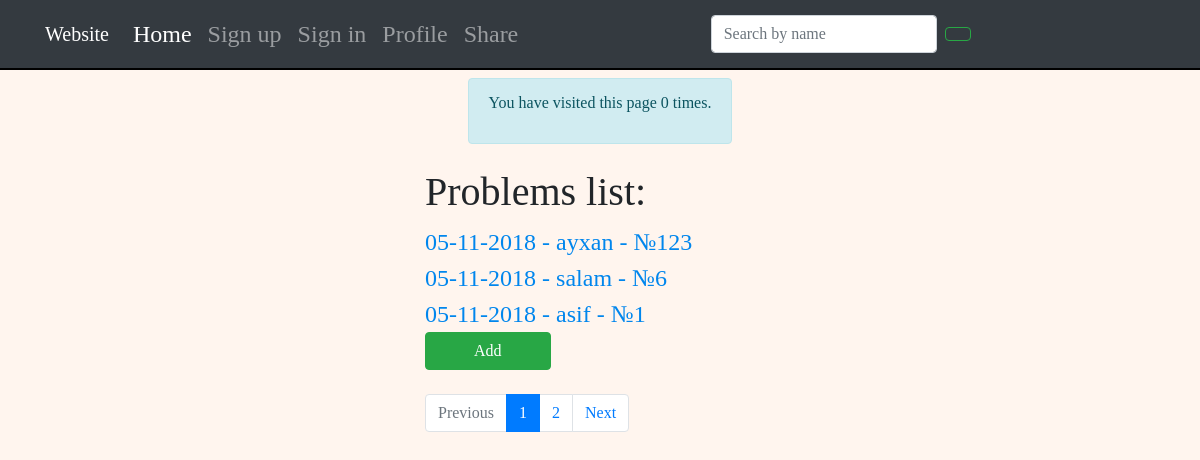
/share/, run on an earlier commit of the app's database.
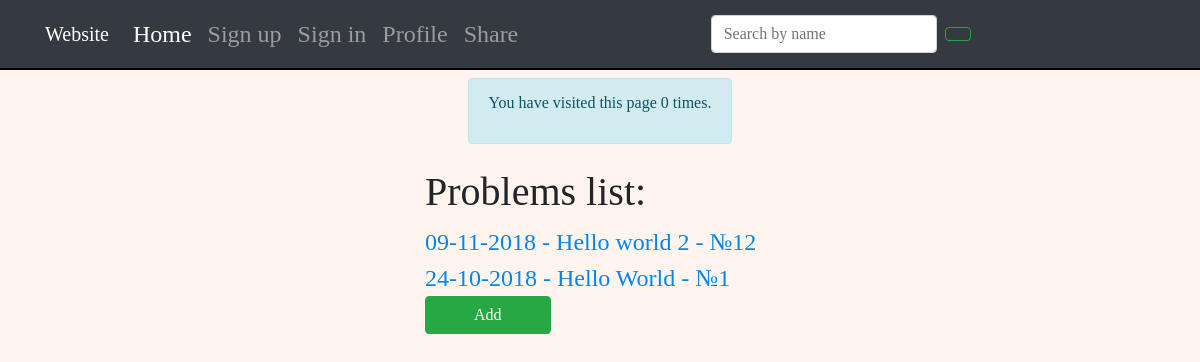
And on a later commit of the database.
### Share/models.py (models this page shows, shortened)
class Code(models.Model):
    title = models.CharField(max_length=250, default=" ")
    date = models.DateTimeField(auto_now=True)
    number = models.IntegerField(help_text="Number of exercise on E-Olymp", default=0)

### Share/views.py (the view)
def show_code(request):
    search_query = request.GET.get('search', '')
    if search_query:
        all_codes_previous = Code.objects.filter(title__icontains=search_query)
    else:
        all_codes_previous = Code.objects.all().order_by('-date')
    page = request.GET.get('page', 1)
    paginator = Paginator(all_codes_previous, 3)
    try:
        all_codes = paginator.page(page)
    except PageNotAnInteger:
        all_codes = paginator.page(1)
    except EmptyPage:
        all_codes = paginator.page(paginator.num_pages)
    num_of_visits = request.session.get('num_of_visits', 0)
    request.session['num_of_visits'] = num_of_visits + 1
    context = {'all_codes': all_codes, 'num_of_visits': num_of_visits}
    return render(request, 'share/share.html', context)

### Share/templates/share/share.html (shortened to what this page needs)
{% extends "personal/header.html" %}
{% load staticfiles %}
{% load icons %}
    {% block style %}
        <link rel="stylesheet" href="{% static 'personal/css/style.css' %}">
    {% endblock style %}
{%  block content %}
    <div class="container">
        <div class="row justify-content-md-center my-2">
                    <div class="alert alert-info" role="alert">
                        <p>You have visited this page {{ num_of_visits }}{% if num_visits == 1 %} time{% else %} times{% endif %}.</p>
                    </div>
        </div>
            <div class="row">
                <div class="col"></div>
                    <div class="col-md-8">
                        <h1>Problems list:</h1>
                            <div class="parsed">
                                {% for code in all_codes %}
                                    <a href=" {{ code.id }}"> {{ code.date|date:"d-m-Y" }} - {{ code.title }}  - №{{ code.number }}</a>
                                    <br>
                                {% endfor %}
                            </div>
                        <form method="post" action="{% url 'Share:AddExercise' %}">
                            <button class="btn btn-success px-5">Add</button>
                        </form>
                        <br>
                        {% if all_codes.has_other_pages %}
                            <ul class="pagination pagination-md">
                                {% if all_codes.has_previous %}
                                    <li class="page-item">
                                        <a class="page-link" href="?page={{ all_codes.previous_page_number }}" tabindex="-1">Previous</a>
                                    </li>
                                {% else %}
                                    <li class="page-item disabled">
                                        <a class="page-link" href="#" tabindex="-1">Previous</a>
                                    </li>
                                {% endif %}
                                {% for i in all_codes.paginator.page_range %}
                                    {% if all_codes.number == i %}
                                        <li class="page-item active">
                                            <a class="page-link" >{{ i }} <span class="sr-only">(current)</span></a>
                                        </li>
                                    {% else %}
                                         <li class="page-item"><a class="page-link" href="?page={{ i }}">{{ i }}</a></li>
                                    {% endif %}
                                {% endfor %}
                                {% if all_codes.has_next %}
                                    <li class="page-item">
                                        <a class="page-link" href="?page={{ all_codes.next_page_number }}" tabindex="-1">Next</a>
                                    </li>
                                {% else %}
                                    <li class="page-item disabled">
                                        <a class="page-link" href="#" tabindex="-1">Next</a>
                                    </li>
                                {% endif %}
                            </ul>
                        {% endif %}
                    </div>
            </div>
    </div>
{% endblock %}

### personal/templates/personal/header.html (shortened to what this page needs)
{% load icons %}
<!DOCTYPE html>
<html lang="en">
<head>
    {% load staticfiles %}
    <link rel="stylesheet" href="{% static 'personal/css/bootstrap.min.css' %}">
    <link rel="stylesheet" href="https://cdnjs.cloudflare.com/ajax/libs/font-awesome/4.7.0/css/font-awesome.min.css">
    {% block style %}{% endblock style %}
</head>
<body class="header_body" style="background-color:#FFF5EE;font-family:Verdana;">
<nav id="header_nav" class="navbar navbar-expand-lg navbar-dark bg-dark">
    <div class="container">
        <a class="navbar-brand" href="{% url 'personal:HomeForm' %}">Website</a>
        <div class="collapse navbar-collapse" id="navbarNavAltMarkup">
            <div class="navbar-nav" style="font-family:Verdana;">
                <a class="nav-item nav-link active" href="{% url 'personal:HomeForm' %}">Home <span class="sr-only">(current)</span></a>
                <a class="nav-item nav-link" href="{% url 'accounts:register' %}">Sign up</a>
                <a class="nav-item nav-link" href={% url 'accounts:login' %}>Sign in</a>
                <a class="nav-item nav-link" href={% url 'accounts:profile' %}>Profile</a>
                <a class="nav-item nav-link" href={% url 'Share:show_code' %}>Share</a>
            </div>
            <form class="form-inline m-auto" action="{% url 'Share:show_code' %}">
                <div class="form-group">
                    <input type="text" class="form-control mr-sm-2" placeholder="Search by name" name="search">
                    <div class="form-group">
                        <button class="btn btn-outline-success my-2 my-sm-0" type="submit">
                        </button>
                    </div>
                </div>
            </form>
        </div>
    </div>
</nav>
        {% block content %}
        {% endblock content %}
</body>
</html>

### personal/static/personal/css/style.css (style rules this page uses)
html,body { height: 100%; }
.header_body { background-color : #EDEDED; }
#header_nav { border-bottom:2px solid rgb(0,0,0); font-size: 1.5em; }
.parsed a { font-size: 1.5em; color: #0086ED; }

What changed in the data, as far as the page shows it:
removed Code: date "05-11-2018", title "ayxan", number "123"
removed Code: date "05-11-2018", title "salam", number "6"
removed Code: date "05-11-2018", title "asif", number "1"
added Code: date "09-11-2018", title "Hello world 2", number "12"
now on this page (row unchanged): Code: date "24-10-2018", title "Hello World", number "1"
Also different on the page:
text no longer shown: "Previous Next"
list line gone: "1"
list line gone: "2"
